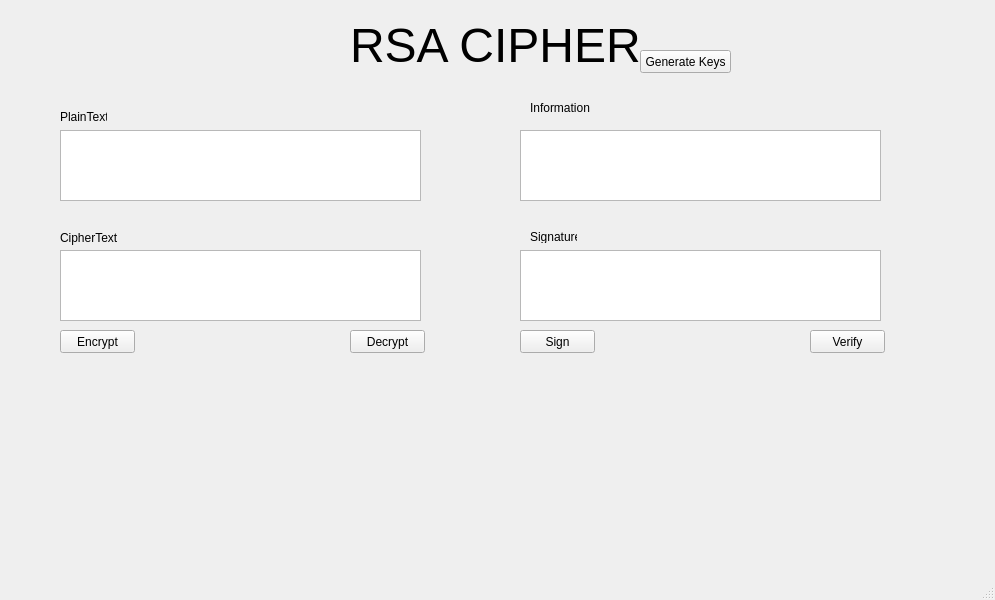
<?xml version="1.0" encoding="UTF-8"?>
<ui version="4.0">
 <class>MainWindow</class>
 <widget class="QMainWindow" name="MainWindow">
  <property name="geometry">
   <rect>
    <x>0</x>
    <y>0</y>
    <width>995</width>
    <height>600</height>
   </rect>
  </property>
  <property name="windowTitle">
   <string>MainWindow</string>
  </property>
  <widget class="QWidget" name="centralwidget">
   <widget class="QLabel" name="label">
    <property name="geometry">
     <rect>
      <x>350</x>
      <y>20</y>
      <width>321</width>
      <height>51</height>
     </rect>
    </property>
    <property name="font">
     <font>
      <pointsize>36</pointsize>
     </font>
    </property>
    <property name="text">
     <string>RSA CIPHER</string>
    </property>
   </widget>
   <widget class="QTextEdit" name="txt_plaintext">
    <property name="geometry">
     <rect>
      <x>60</x>
      <y>130</y>
      <width>361</width>
      <height>71</height>
     </rect>
    </property>
   </widget>
   <widget class="QTextEdit" name="txt_signature">
    <property name="geometry">
     <rect>
      <x>520</x>
      <y>250</y>
      <width>361</width>
      <height>71</height>
     </rect>
    </property>
   </widget>
   <widget class="QTextEdit" name="txt_ciphertext">
    <property name="geometry">
     <rect>
      <x>60</x>
      <y>250</y>
      <width>361</width>
      <height>71</height>
     </rect>
    </property>
   </widget>
   <widget class="QTextEdit" name="txt_info">
    <property name="geometry">
     <rect>
      <x>520</x>
      <y>130</y>
      <width>361</width>
      <height>71</height>
     </rect>
    </property>
   </widget>
   <widget class="QLabel" name="PlainText">
    <property name="geometry">
     <rect>
      <x>60</x>
      <y>110</y>
      <width>47</width>
      <height>13</height>
     </rect>
    </property>
    <property name="text">
     <string>PlainText</string>
    </property>
   </widget>
   <widget class="QLabel" name="label_2">
    <property name="geometry">
     <rect>
      <x>60</x>
      <y>230</y>
      <width>61</width>
      <height>16</height>
     </rect>
    </property>
    <property name="text">
     <string>CipherText</string>
    </property>
   </widget>
   <widget class="QLabel" name="label_3">
    <property name="geometry">
     <rect>
      <x>530</x>
      <y>100</y>
      <width>61</width>
      <height>16</height>
     </rect>
    </property>
    <property name="text">
     <string>Information</string>
    </property>
   </widget>
   <widget class="QLabel" name="label_4">
    <property name="geometry">
     <rect>
      <x>530</x>
      <y>230</y>
      <width>47</width>
      <height>13</height>
     </rect>
    </property>
    <property name="text">
     <string>Signature</string>
    </property>
   </widget>
   <widget class="QPushButton" name="btn_encrypt">
    <property name="geometry">
     <rect>
      <x>60</x>
      <y>330</y>
      <width>75</width>
      <height>23</height>
     </rect>
    </property>
    <property name="text">
     <string>Encrypt</string>
    </property>
   </widget>
   <widget class="QPushButton" name="btn_decrypt">
    <property name="geometry">
     <rect>
      <x>350</x>
      <y>330</y>
      <width>75</width>
      <height>23</height>
     </rect>
    </property>
    <property name="text">
     <string>Decrypt</string>
    </property>
   </widget>
   <widget class="QPushButton" name="btn_sign">
    <property name="geometry">
     <rect>
      <x>520</x>
      <y>330</y>
      <width>75</width>
      <height>23</height>
     </rect>
    </property>
    <property name="text">
     <string>Sign</string>
    </property>
   </widget>
   <widget class="QPushButton" name="btn_verify">
    <property name="geometry">
     <rect>
      <x>810</x>
      <y>330</y>
      <width>75</width>
      <height>23</height>
     </rect>
    </property>
    <property name="text">
     <string>Verify</string>
    </property>
   </widget>
   <widget class="QPushButton" name="btn_generate_keys">
    <property name="geometry">
     <rect>
      <x>640</x>
      <y>50</y>
      <width>91</width>
      <height>23</height>
     </rect>
    </property>
    <property name="text">
     <string>Generate Keys</string>
    </property>
   </widget>
  </widget>
  <widget class="QMenuBar" name="menubar">
   <property name="geometry">
    <rect>
     <x>0</x>
     <y>0</y>
     <width>995</width>
     <height>21</height>
    </rect>
   </property>
  </widget>
  <widget class="QStatusBar" name="statusbar"/>
 </widget>
 <resources/>
 <connections/>
</ui>
